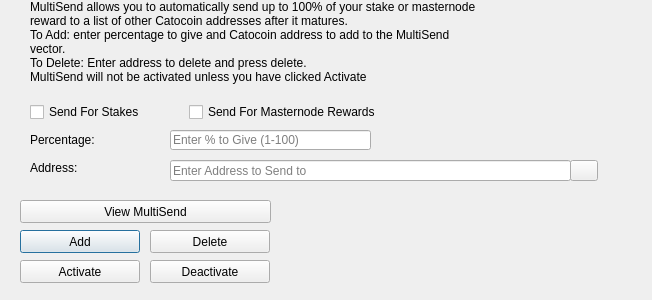
<?xml version="1.0" encoding="UTF-8"?>
<ui version="4.0">
 <class>MultiSendDialog</class>
 <widget class="QDialog" name="MultiSendDialog">
  <property name="windowModality">
   <enum>Qt::NonModal</enum>
  </property>
  <property name="geometry">
   <rect>
    <x>0</x>
    <y>0</y>
    <width>652</width>
    <height>300</height>
   </rect>
  </property>
  <property name="windowTitle">
   <string>MultiSend</string>
  </property>
  <widget class="QLineEdit" name="multiSendPercentEdit">
   <property name="geometry">
    <rect>
     <x>170</x>
     <y>130</y>
     <width>201</width>
     <height>20</height>
    </rect>
   </property>
   <property name="toolTip">
    <string>Enter whole numbers 1 - 100</string>
   </property>
   <property name="placeholderText">
    <string>Enter % to Give (1-100)</string>
   </property>
  </widget>
  <widget class="QLineEdit" name="multiSendAddressEdit">
   <property name="geometry">
    <rect>
     <x>170</x>
     <y>160</y>
     <width>401</width>
     <height>21</height>
    </rect>
   </property>
   <property name="toolTip">
    <string/>
   </property>
   <property name="placeholderText">
    <string>Enter Address to Send to</string>
   </property>
  </widget>
  <widget class="QLabel" name="label_2">
   <property name="geometry">
    <rect>
     <x>30</x>
     <y>0</y>
     <width>451</width>
     <height>121</height>
    </rect>
   </property>
   <property name="lineWidth">
    <number>1</number>
   </property>
   <property name="text">
    <string>MultiSend allows you to automatically send up to 100% of your stake or masternode reward to a list of other Catocoin addresses after it matures.
To Add: enter percentage to give and Catocoin address to add to the MultiSend vector.
To Delete: Enter address to delete and press delete.
MultiSend will not be activated unless you have clicked Activate</string>
   </property>
   <property name="alignment">
    <set>Qt::AlignLeading|Qt::AlignLeft|Qt::AlignTop</set>
   </property>
   <property name="wordWrap">
    <bool>true</bool>
   </property>
  </widget>
  <widget class="QLabel" name="message">
   <property name="geometry">
    <rect>
     <x>290</x>
     <y>200</y>
     <width>351</width>
     <height>91</height>
    </rect>
   </property>
   <property name="text">
    <string/>
   </property>
  </widget>
  <widget class="QPushButton" name="addButton">
   <property name="geometry">
    <rect>
     <x>20</x>
     <y>230</y>
     <width>120</width>
     <height>23</height>
    </rect>
   </property>
   <property name="toolTip">
    <string/>
   </property>
   <property name="statusTip">
    <string>Add to MultiSend Vector</string>
   </property>
   <property name="text">
    <string>Add</string>
   </property>
  </widget>
  <widget class="QPushButton" name="disableButton">
   <property name="geometry">
    <rect>
     <x>150</x>
     <y>260</y>
     <width>120</width>
     <height>23</height>
    </rect>
   </property>
   <property name="statusTip">
    <string>Deactivate MultiSend</string>
   </property>
   <property name="text">
    <string>Deactivate</string>
   </property>
  </widget>
  <widget class="QPushButton" name="addressBookButton">
   <property name="geometry">
    <rect>
     <x>570</x>
     <y>160</y>
     <width>28</width>
     <height>21</height>
    </rect>
   </property>
   <property name="toolTip">
    <string>Choose an address from the address book</string>
   </property>
   <property name="text">
    <string/>
   </property>
   <property name="icon">
    <iconset resource="../catocoin.qrc">
     <normaloff>:/icons/address-book</normaloff>:/icons/address-book</iconset>
   </property>
   <property name="shortcut">
    <string>Alt+A</string>
   </property>
   <property name="autoDefault">
    <bool>false</bool>
   </property>
  </widget>
  <widget class="QLabel" name="label">
   <property name="geometry">
    <rect>
     <x>30</x>
     <y>130</y>
     <width>121</width>
     <height>20</height>
    </rect>
   </property>
   <property name="toolTip">
    <string>Percentage of stake to send</string>
   </property>
   <property name="text">
    <string>Percentage:</string>
   </property>
  </widget>
  <widget class="QLabel" name="label_5">
   <property name="geometry">
    <rect>
     <x>30</x>
     <y>160</y>
     <width>111</width>
     <height>16</height>
    </rect>
   </property>
   <property name="toolTip">
    <string>Address to send portion of stake to</string>
   </property>
   <property name="text">
    <string>Address:</string>
   </property>
  </widget>
  <widget class="QPushButton" name="deleteButton">
   <property name="geometry">
    <rect>
     <x>150</x>
     <y>230</y>
     <width>120</width>
     <height>23</height>
    </rect>
   </property>
   <property name="toolTip">
    <string/>
   </property>
   <property name="statusTip">
    <string>Delete Address From MultiSend Vector</string>
   </property>
   <property name="text">
    <string>Delete</string>
   </property>
  </widget>
  <widget class="QPushButton" name="activateButton">
   <property name="geometry">
    <rect>
     <x>20</x>
     <y>260</y>
     <width>120</width>
     <height>23</height>
    </rect>
   </property>
   <property name="statusTip">
    <string>Activate MultiSend</string>
   </property>
   <property name="text">
    <string>Activate</string>
   </property>
  </widget>
  <widget class="QPushButton" name="viewButton">
   <property name="geometry">
    <rect>
     <x>20</x>
     <y>200</y>
     <width>251</width>
     <height>23</height>
    </rect>
   </property>
   <property name="toolTip">
    <string/>
   </property>
   <property name="statusTip">
    <string>View MultiSend Vector</string>
   </property>
   <property name="text">
    <string>View MultiSend</string>
   </property>
  </widget>
  <widget class="QWidget" name="horizontalLayoutWidget">
   <property name="geometry">
    <rect>
     <x>30</x>
     <y>100</y>
     <width>351</width>
     <height>24</height>
    </rect>
   </property>
   <layout class="QHBoxLayout" name="horizontalLayout">
    <item>
     <widget class="QCheckBox" name="multiSendStakeCheckBox">
      <property name="text">
       <string>Send For Stakes</string>
      </property>
     </widget>
    </item>
    <item>
     <widget class="QCheckBox" name="multiSendMasternodeCheckBox">
      <property name="text">
       <string>Send For Masternode Rewards</string>
      </property>
     </widget>
    </item>
   </layout>
  </widget>
 </widget>
 <resources>
  <include location="../catocoin.qrc"/>
 </resources>
 <connections/>
</ui>
